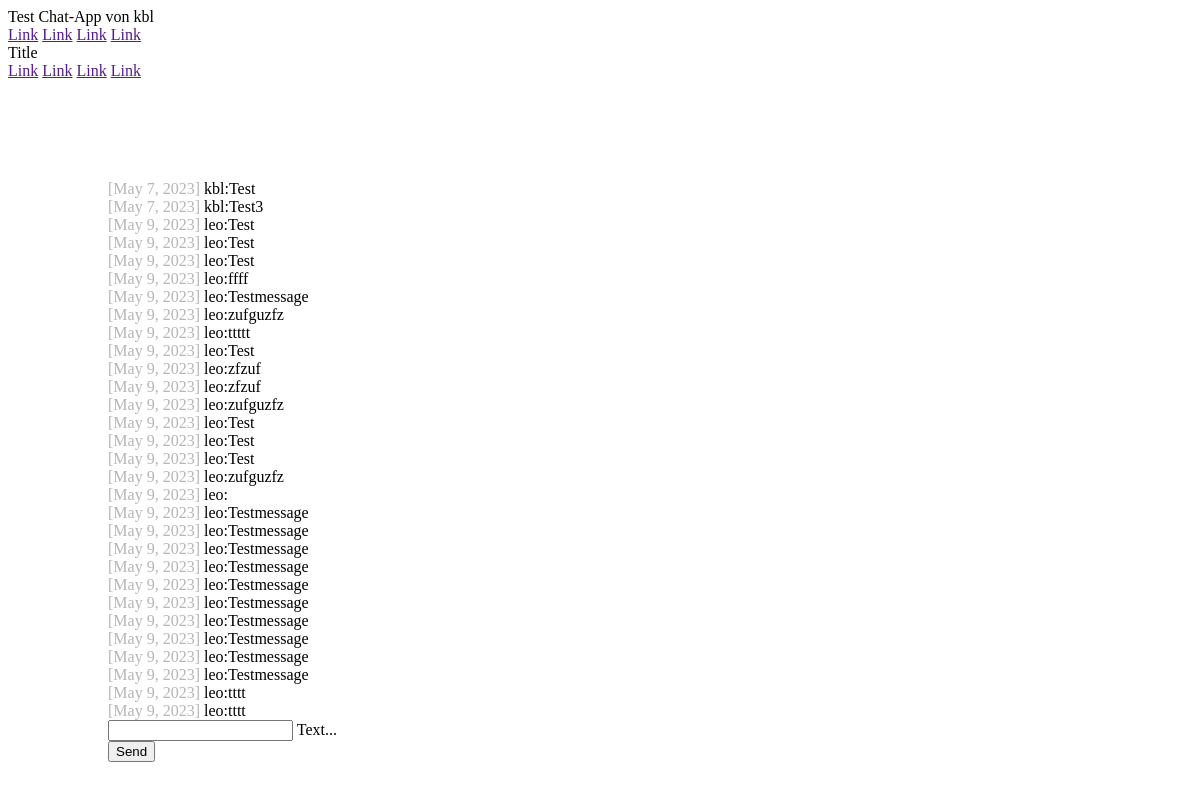
The page /chat/ (signed in) on the database as committed earlier.
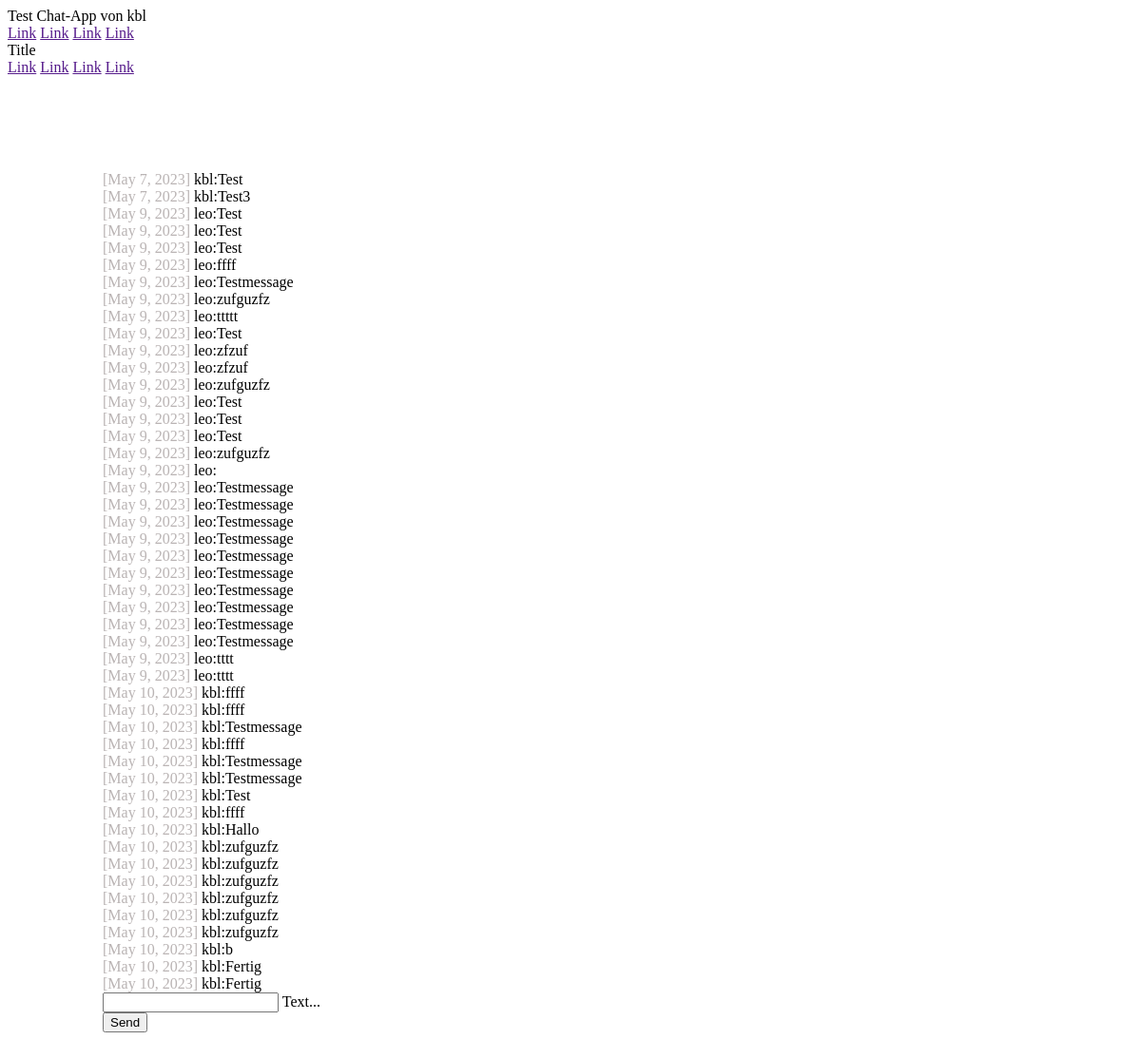
The same page on the database as committed later.
### chat/models.py (models this page shows)
class Message (models.Model):
    text = models.CharField(max_length=500)
    created_at = models.DateField(default = date.today)
    chat =  models.ForeignKey(Chat,on_delete=models.CASCADE, related_name='chat_message_set',default=None, blank=True, null=True)
    author = models.ForeignKey(settings.AUTH_USER_MODEL,on_delete=models.CASCADE, related_name='author_message_set')
    receiver = models.ForeignKey(settings.AUTH_USER_MODEL,on_delete=models.CASCADE, related_name='receiver_message_set')

### chat/views.py (the view, shortened to what this page needs)
# urls.py: path('chat/', index),
@login_required(login_url='/login/')
def index(request):
    chatMessages = Message.objects.filter(chat__id=1)
    return render(request,'chats/index.html',{'username':'Katja','messages':chatMessages})

### chat/templates/chats/index.html (shortened to what this page needs)
{% extends "base.html" %} {% block content %}
<div class="page-content">
    <div id="message-cont">
    {% if request.user.is_authenticated%} {% for message in messages %}
    <div>
      <span class="color-gray">[{{message.created_at}}]</span>
      {{ message.author }}:{{ message.text }}
    </div>
    {% endfor %}
    </div>
    <form onsubmit="sendMessage();return false;"  method="POST">
      <div class="mdl-textfield mdl-js-textfield">
        <input
          class="mdl-textfield__input"
          name="textmessage"
          type="text"
          id="messageField"
        />
        <label class="mdl-textfield__label" for="messageField">Text...</label>
      </div>
      <button
        class="mdl-button mdl-js-button mdl-button--raised mdl-js-ripple-effect mdl-button--accent"
      >
        Send
      </button>
    </form>
    {% else %}
    <h1>You are not logged! Please log in <a href="/login/">here</a></h1>
    {% endif %}
  </div>
  {% endblock %}

### templates/base.html (shortened to what this page needs)
<!DOCTYPE html>
<html lang="en">
  <head>
    <link
      rel="stylesheet"
      href="https://code.getmdl.io/1.3.0/material.indigo-pink.min.css"
    />
    {% load static %}
    <link rel="stylesheet" href="{% static 'css/style.css' %}">
  </head>
  <body>
    <div class="mdl-layout mdl-js-layout mdl-layout--fixed-header">
      <header class="mdl-layout__header">
        <div class="mdl-layout__header-row">
          {% if request.user.is_authenticated %}
          <span class="mdl-layout-title"
            >Test Chat-App von {{request.user}}</span
          >
          {% else %} Please log in! {% endif %}
          <nav class="mdl-navigation mdl-layout--large-screen-only">
            <a class="mdl-navigation__link" href="">Link</a>
            <a class="mdl-navigation__link" href="">Link</a>
            <a class="mdl-navigation__link" href="">Link</a>
            <a class="mdl-navigation__link" href="">Link</a>
          </nav>
        </div>
      </header>
      <div class="mdl-layout__drawer">
        <span class="mdl-layout-title">Title</span>
        <nav class="mdl-navigation">
          <a class="mdl-navigation__link" href="">Link</a>
          <a class="mdl-navigation__link" href="">Link</a>
          <a class="mdl-navigation__link" href="">Link</a>
          <a class="mdl-navigation__link" href="">Link</a>
        </nav>
      </div>
      <main class="mdl-layout__content">
       {% block content%}
       {% endblock%}
      </main>
    </div>
  </body>
</html>

### static/css/style.css (style rules this page uses)
.page-content { padding: 100px 100px; }
.color-gray { color: rgb(186, 180, 180); }

Rows that differ between the two databases and show on the page:
added Message: created_at "May 10, 2023", author "kbl", text "ffff"
added Message: created_at "May 10, 2023", author "kbl", text "ffff"
added Message: created_at "May 10, 2023", author "kbl", text "Testmessage"
added Message: created_at "May 10, 2023", author "kbl", text "ffff"
added Message: created_at "May 10, 2023", author "kbl", text "Testmessage"
added Message: created_at "May 10, 2023", author "kbl", text "Testmessage"
added Message: created_at "May 10, 2023", author "kbl", text "Test"
added Message: created_at "May 10, 2023", author "kbl", text "ffff"
added Message: created_at "May 10, 2023", author "kbl", text "Hallo"
added Message: created_at "May 10, 2023", author "kbl", text "zufguzfz"
added Message: created_at "May 10, 2023", author "kbl", text "zufguzfz"
added Message: created_at "May 10, 2023", author "kbl", text "zufguzfz"
added Message: created_at "May 10, 2023", author "kbl", text "zufguzfz"
added Message: created_at "May 10, 2023", author "kbl", text "zufguzfz"
added Message: created_at "May 10, 2023", author "kbl", text "zufguzfz"
added Message: created_at "May 10, 2023", author "kbl", text "b"
added Message: created_at "May 10, 2023", author "kbl", text "Fertig"
added Message: created_at "May 10, 2023", author "kbl", text "Fertig"
